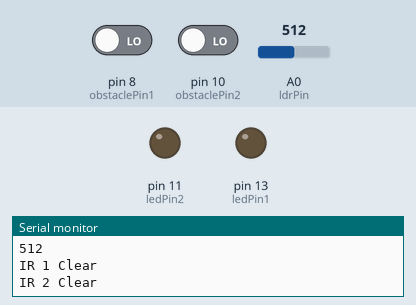
Simulated run of this sketch. Board: Arduino Uno, built with avr-gcc and run on an emulated ATmega328P. Shown: output pins drawn as LEDs (lit = HIGH), the last lines printed to the serial monitor. Inputs (shaded band) come from the test bench; at power-on: pin 8 (obstaclePin1) LOW, A0 (ldrPin) = 512, pin 10 (obstaclePin2) LOW.

Above: at 1.2 s.
1.3 s: pin 8 (obstaclePin1) driven HIGH
2.9 s: A0 (ldrPin) set to 106
4.4 s: A0 (ldrPin) set to 94
At 4.7 s:
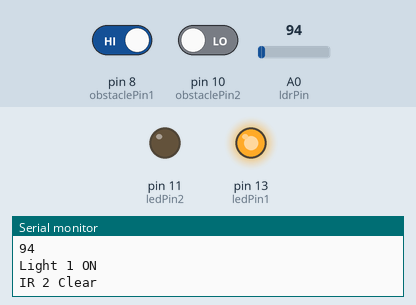
5.9 s: pin 10 (obstaclePin2) driven HIGH
At 7.1 s:
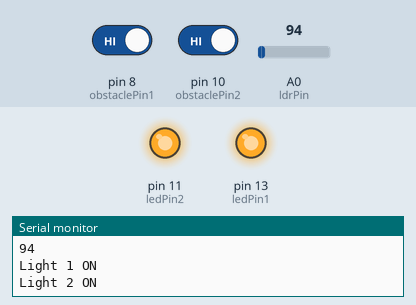
7.4 s: pin 8 (obstaclePin1) driven LOW
At 8.6 s:
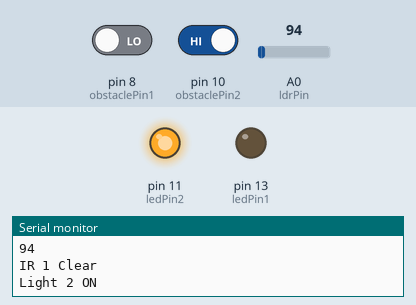
8.9 s: pin 10 (obstaclePin2) driven LOW
At 10.1 s:
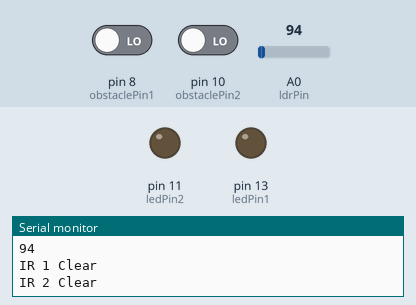
Timing chart, 0 to 11.4 s (numbered marks = the images above; inputs shaded):
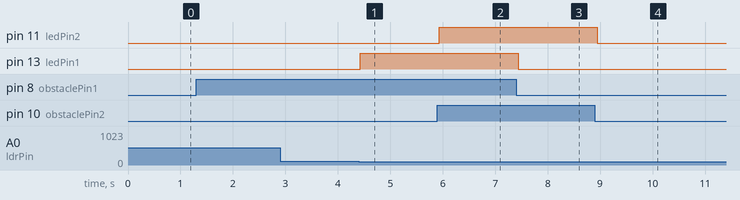

Measured:
- the behaviour switches between 100 and 99 on A0 (ldrPin) (found by bisection; images 0 and 1)
- after the input at 4.4 s, pin 13 (ledPin1): LOW → HIGH at once
- after the input at 5.9 s, pin 11 (ledPin2): LOW → HIGH at once
- after the input at 7.4 s, pin 13 (ledPin1): HIGH → LOW at once
- after the input at 8.9 s, pin 11 (ledPin2): HIGH → LOW at once

The sketch:

IR_LDR.ino
```cpp
/*
The following code is responsible for running 2 IR, 2 LEDs, 1 LDR Sensors connected to an Arduino Board */
const int ledPin1 = 13;
const int ledPin2 = 11;
const int ldrPin = A0; // analog pin 0
int obstaclePin1 = 8;
int obstaclePin2 = 10;
int hasObstacle1 = LOW;
int hasObstacle2 = LOW;

void setup() { //  This function runs only once whenever the Arduino board boots up.

Serial.begin(9600);
pinMode(ledPin1, OUTPUT); // Here LED is determined as an ouput or an indicator.
pinMode(ledPin2, OUTPUT);
pinMode(obstaclePin1, INPUT);
pinMode(obstaclePin2, INPUT);
pinMode(ldrPin, INPUT); // Here LDR sensor is determined as input.
}

void loop() { // Void loop is ran again and again and contains main code.

int ldrStatus = analogRead(ldrPin);
hasObstacle1 = digitalRead(obstaclePin1);
hasObstacle2 = digitalRead(obstaclePin2);
Serial.println(ldrStatus);
if(hasObstacle1 == HIGH)
{
  if(ldrStatus < 100)
  {
    Serial.println("Light 1 ON");
    digitalWrite(ledPin1, HIGH);
  }
  else
  {
    Serial.println("Light 1 OFF");
    digitalWrite(ledPin1, LOW);
  }
}

else
{
  Serial.println("IR 1 Clear");
  digitalWrite(ledPin1, LOW);
}

if(hasObstacle2 == HIGH)
{
  if(ldrStatus < 100)
  {
    Serial.println("Light 2 ON");
    digitalWrite(ledPin2, HIGH);
  }
  else
  {
    Serial.println("Light 2 OFF");
    digitalWrite(ledPin2, LOW);
  }
}

else
{
  Serial.println("IR 2 Clear");
  digitalWrite(ledPin2, LOW);
}

delay(100);

}
```
